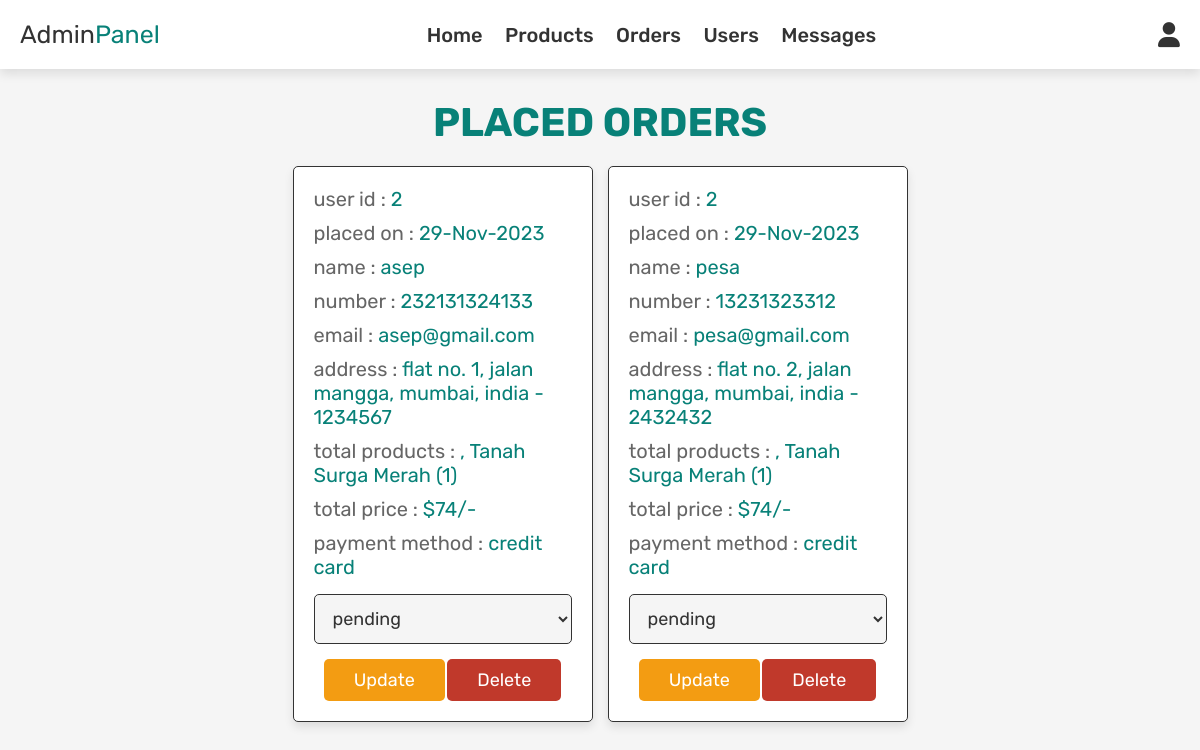
/project/admin_orders.php (signed in), run on the app's committed database.
### tables this page shows
CREATE TABLE `orders` (
  `id` int(100) NOT NULL,
  `user_id` int(100) NOT NULL,
  `name` varchar(100) NOT NULL,
  `number` varchar(12) NOT NULL,
  `email` varchar(100) NOT NULL,
  `method` varchar(50) NOT NULL,
  `address` varchar(500) NOT NULL,
  `total_products` varchar(1000) NOT NULL,
  `total_price` int(100) NOT NULL,
  `placed_on` varchar(50) NOT NULL,
  `payment_status` varchar(20) NOT NULL DEFAULT 'pending'
);

### project/admin_orders.php (the view, shortened to what this page needs)
<?php
include 'config.php';
?>
<!DOCTYPE html>
<html lang="en">
<head>
   <link rel="stylesheet" href="https://cdnjs.cloudflare.com/ajax/libs/font-awesome/6.0.0/css/all.min.css">
   <link rel="stylesheet" href="css/admin_style2.css">
</head>
<body>
<?php include 'admin_header.php'; ?>
<section class="orders">
   <h1 class="title">placed orders</h1>
   <div class="box-container">
      <?php
      $select_orders = mysqli_query($conn, "SELECT * FROM `orders`") or die('query failed');
      if(mysqli_num_rows($select_orders) > 0){
         while($fetch_orders = mysqli_fetch_assoc($select_orders)){
      ?>
      <div class="box">
         <p> user id : <span><?php echo $fetch_orders['user_id']; ?></span> </p>
         <p> placed on : <span><?php echo $fetch_orders['placed_on']; ?></span> </p>
         <p> name : <span><?php echo $fetch_orders['name']; ?></span> </p>
         <p> number : <span><?php echo $fetch_orders['number']; ?></span> </p>
         <p> email : <span><?php echo $fetch_orders['email']; ?></span> </p>
         <p> address : <span><?php echo $fetch_orders['address']; ?></span> </p>
         <p> total products : <span><?php echo $fetch_orders['total_products']; ?></span> </p>
         <p> total price : <span>$<?php echo $fetch_orders['total_price']; ?>/-</span> </p>
         <p> payment method : <span><?php echo $fetch_orders['method']; ?></span> </p>
         <form action="" method="post">
            <select name="update_payment">
               <option value="" selected disabled><?php echo $fetch_orders['payment_status']; ?></option>
            </select>
            <input type="submit" value="update" name="update_order" class="option-btn">
            <a href="admin_orders.php?delete=<?php echo $fetch_orders['id']; ?>" onclick="return confirm('delete this order?');" class="delete-btn">delete</a>
         </form>
      </div>
      <?php
         }
      }else{
         echo '<p class="empty">no orders placed yet!</p>';
      }
      ?>
   </div>
</section>
</body>
</html>

### project/css/admin_style2.css (style rules this page uses)
:root { --green: #088178; --red:#c0392b; --orange:#f39c12; --black:#333; --white:#fff; --light-color:#666; --light-white:#ccc; --light-bg:#f5f5f5; --border:.1rem solid var(--black); --box-shadow:0 .5rem 1rem rgba(0,0,0,.1); }
* { font-family: 'Rubik', sans-serif; margin:0; padding:0; box-sizing: border-box; outline: none; border:none; text-decoration: none; transition:all .2s linear; }
html { font-size: 62.5%; overflow-x: hidden; }
body { background-color: var(--light-bg); }
section { padding:3rem 2rem; }
.title { text-align: center; margin-bottom: 2rem; text-transform: uppercase; color:var(--black); font-size: 4rem; }
.btn, .option-btn, .delete-btn, .white-btn { display: inline-block; margin-top: 1rem; padding:1rem 3rem; cursor: pointer; color:var(--white); font-size: 1.8rem; border-radius: .5rem; text-transform: capitalize; }
.option-btn { background-color: var(--orange); }
.delete-btn { background-color: var(--red); }
.orders .box-container { display: grid; grid-template-columns: repeat(auto-fit, 30rem); justify-content: center; gap:1.5rem; max-width: 1200px; margin:0 auto; align-items: flex-start; }
.orders h1 { color: var(--green); }
.orders .box-container .box { background-color: var(--white); padding:2rem; border:var(--border); box-shadow: var(--box-shadow); border-radius: .5rem; }
.orders .box-container .box p { padding-bottom: 1rem; font-size: 2rem; color:var(--light-color); }
.orders .box-container .box p span { color:var(--green); }
.orders .box-container .box form { text-align: center; }
.orders .box-container .box form select { border-radius: .5rem; margin:.5rem 0; width: 100%; background-color: var(--light-bg); border:var(--border); padding:1.2rem 1.4rem; font-size: 1.8rem; color:var(--black); }

### data on the page
orders: user "2", placed_on "29-Nov-2023", name "asep", number "232131324133", email "asep@gmail.com", address "flat no. 1, jalan mangga, mumbai, india - 1234567", total_products ", Tanah Surga Merah (1)", total_price "74", method "credit card", update_payment "pending"
orders: user "2", placed_on "29-Nov-2023", name "pesa", number "13231323312", email "pesa@gmail.com", address "flat no. 2, jalan mangga, mumbai, india - 2432432", total_products ", Tanah Surga Merah (1)", total_price "74", method "credit card", update_payment "pending"
